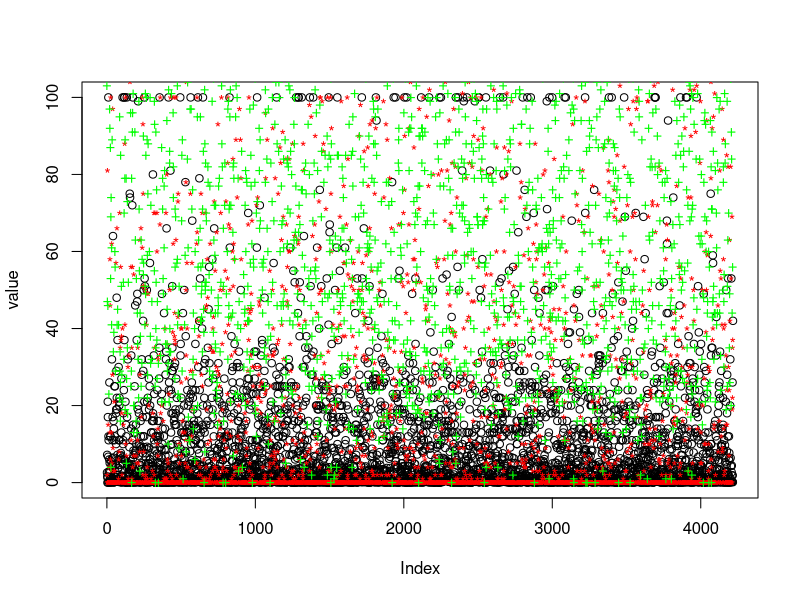
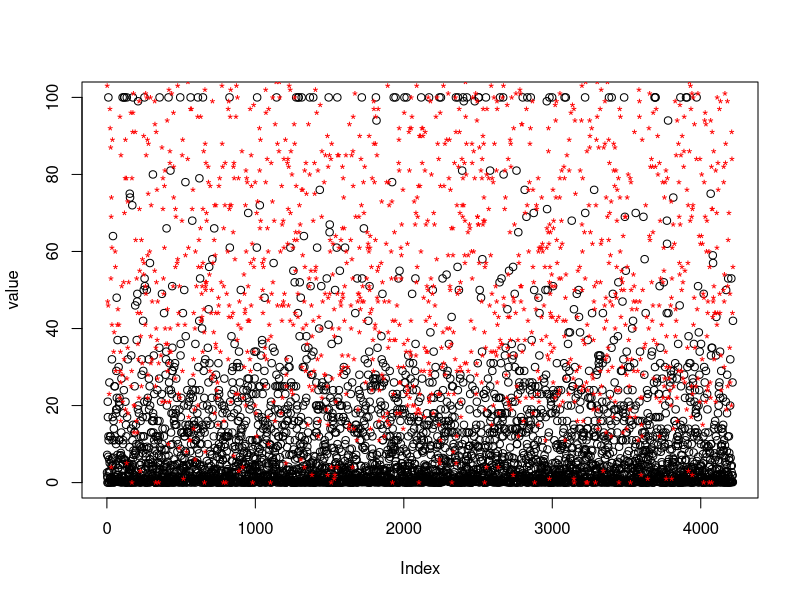

R code for these plots, in order:
## ---- chunk 1
#################################
# MDC - Machine Learning		      #
# Linear Regression				      #
# Abalone						            #
#################################

#Set seed
set.seed(42)

# Load the data
data <- read.csv("nutrition_train.csv", header=TRUE) 

# Header names
names(data)

# Inspect data
summary(data)

## ---- chunk 2
########### Train / Val splits ###########
# 80% train / 20% Val
randomTrainIndexes <- sample(1:nrow(data), size=0.8*nrow(data))
trainData <- data[randomTrainIndexes,]
valData <- data[-randomTrainIndexes,]


# Inspect trainData
any(is.na(trainData))  #is there any data missing?

cor(trainData[,2:70])  

## ---- chunk 3
# Let's plot some of the features

#### Plot 01
plot(trainData[,"totalFat"], ylab="value" )
points(trainData[,"vitaminA"],  pch="*", col="red")
points(trainData[,"calories"], pch="+", col="green")

#### Plot 02
plot(trainData[,"totalFat"], ylab="value" )
points(trainData[,"calories"],  pch="*", col="red")
## ---- chunk 4
## Let's train a linear regression

# Mesmo do anterior, sem precisar detalhar
model_simple <- lm(formula = calories ~ totalFat + caffeine, data=trainData)

summary(model_simple)

valPred <- predict(model_simple, valData)
summary(valPred)

## ---- chunk 5
#############################
#### Define MAE function ####
getMAE <- function(pred, true){
    MAE <- sum(abs(pred - true)) / length(pred)
    return(MAE)
}

#############################
#### Define MSE function ####
getMSE <- function(pred, true){
    MSE <- sum((pred - true)**2) / length(pred)
    return(MSE)
}

###################################
#### Define R-squared function ####
getRSQ <- function(pred, true){
    rss <- sum((pred - true) ^ 2)
    tss <- sum((true - mean(true)) ^ 2)
    RSQ <- 1 - rss/tss
    return(RSQ)
}
## ---- chunk 6

# MAE
MAE_simple <- getMAE(valPred, valData$calories)
MAE_simple

# MSE
MSE_simple <- getMSE(valPred, valData$calories)
MSE_simple

# R-squared
RSQ_simple <- getRSQ(valPred, valData$calories)
RSQ_simple

